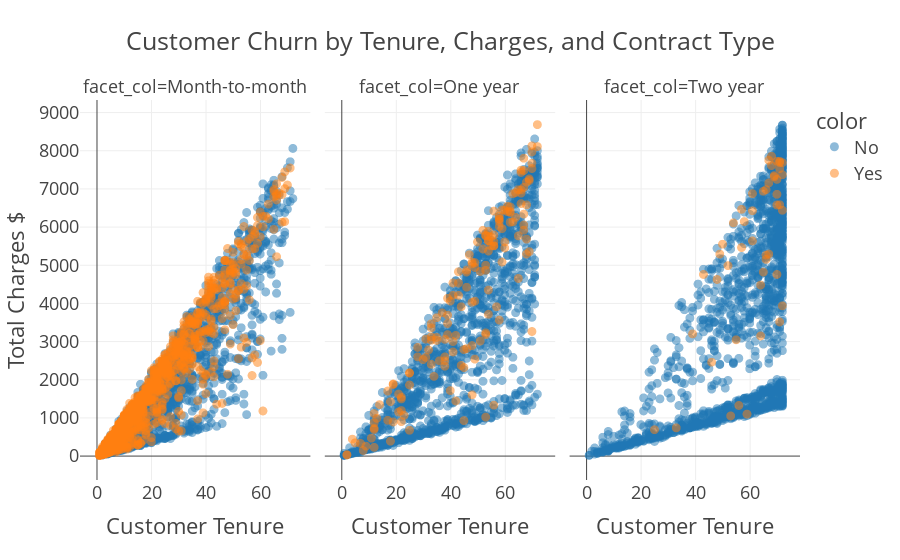

Notebook cell for this chart:
### Code cell
#These plots are total charges against tenure
#Most of the month to month contract customers tend to churn (more than one year/two year contracts)
#Also, as the tenure increases, so does the total charges.
#Its not a full correlation but the likelihood is high customer tenure have high charges.

import plotly.express as px

fig = px.scatter(x=data['tenure'], y=data['TotalCharges'], 
                 color = data['Churn'], template = 'presentation', 
                 opacity = 0.5, facet_col = data['Contract'], 
                 title = 'Customer Churn by Tenure, Charges, and Contract Type',
                 labels = {'x' : 'Customer Tenure', 'y' : 'Total Charges $'})
                
fig.show()

### Figure 1 — Plotly figure (JSON) as saved in the notebook; plotly's stock layout.template omitted (floating-point values rounded to 4 significant figures; data arrays with more than 128 entries replaced by an {"elided": "..."} marker saying what was removed)
{"data": [{"hovertemplate": "color=No<br>facet_col=Month-to-month<br>Customer Tenure=%{x}<br>Total Charges $=%{y}<extra></extra>", "legendgroup": "No", "marker": {"color": "#1F77B4", "opacity": 0.5, "symbol": "circle"}, "mode": "markers", "name": "No", "showlegend": true, "type": "scattergl", "x": {"elided": "2220 int values"}, "xaxis": "x", "y": {"elided": "2220 float values"}, "yaxis": "y"}, {"hovertemplate": "color=No<br>facet_col=One year<br>Customer Tenure=%{x}<br>Total Charges $=%{y}<extra></extra>", "legendgroup": "No", "marker": {"color": "#1F77B4", "opacity": 0.5, "symbol": "circle"}, "mode": "markers", "name": "No", "showlegend": false, "type": "scattergl", "x": {"elided": "1307 int values"}, "xaxis": "x2", "y": {"elided": "1307 float values"}, "yaxis": "y2"}, {"hovertemplate": "color=No<br>facet_col=Two year<br>Customer Tenure=%{x}<br>Total Charges $=%{y}<extra></extra>", "legendgroup": "No", "marker": {"color": "#1F77B4", "opacity": 0.5, "symbol": "circle"}, "mode": "markers", "name": "No", "showlegend": false, "type": "scattergl", "x": {"elided": "1647 int values"}, "xaxis": "x3", "y": {"elided": "1647 float values"}, "yaxis": "y3"}, {"hovertemplate": "color=Yes<br>facet_col=Month-to-month<br>Customer Tenure=%{x}<br>Total Charges $=%{y}<extra></extra>", "legendgroup": "Yes", "marker": {"color": "#FF7F0E", "opacity": 0.5, "symbol": "circle"}, "mode": "markers", "name": "Yes", "showlegend": true, "type": "scattergl", "x": {"elided": "1655 int values"}, "xaxis": "x", "y": {"elided": "1655 float values"}, "yaxis": "y"}, {"hovertemplate": "color=Yes<br>facet_col=One year<br>Customer Tenure=%{x}<br>Total Charges $=%{y}<extra></extra>", "legendgroup": "Yes", "marker": {"color": "#FF7F0E", "opacity": 0.5, "symbol": "circle"}, "mode": "markers", "name": "Yes", "showlegend": false, "type": "scattergl", "x": {"elided": "166 int values"}, "xaxis": "x2", "y": {"elided": "166 float values"}, "yaxis": "y2"}, {"hovertemplate": "color=Yes<br>facet_col=Two year<br>Customer Tenure=%{x}<br>Total Charges $=%{y}<extra></extra>", "legendgroup": "Yes", "marker": {"color": "#FF7F0E", "opacity": 0.5, "symbol": "circle"}, "mode": "markers", "name": "Yes", "showlegend": false, "type": "scattergl", "x": [68, 59, 43, 70, 71, 65, 57, 69, 57, 50, 71, 72, 72, 67, 66, 54, 61, 58, 25, 71, 56, 55, 72, 39, 67, 65, 66, 53, 66, 52, 49, 70, 61, 70, 68, 46, 33, 70, 67, 71, 71, 69, 72, 48, 64, 61, 64, 70], "xaxis": "x3", "y": [7612.0, 1100.0, 4760.0, 7250.0, 7532.0, 6938.0, 5465.0, 7318.0, 6465, 5551.0, 7691.0, 7373.0, 7690.0, 7156.0, 5155.0, 6110.0, 5638.0, 6145.0, 692.1, 3515.0, 1327.0, 3046.0, 6440.0, 3202.0, 5293.0, 4820.0, 5265.0, 1052.0, 6981.0, 4990.0, 5293.0, 4760.0, 6428.0, 6579.0, 7856, 2460.0, 740.3, 7724.0, 7752.0, 6585.0, 7724.0, 7349.0, 3937.0, 4628.0, 4481, 6876.0, 3148.0, 6860.0], "yaxis": "y3"}], "layout": {"annotations": [{"font": {}, "showarrow": false, "text": "facet_col=Month-to-month", "x": 0.16, "xanchor": "center", "xref": "paper", "y": 1, "yanchor": "bottom", "yref": "paper"}, {"font": {}, "showarrow": false, "text": "facet_col=One year", "x": 0.5, "xanchor": "center", "xref": "paper", "y": 1, "yanchor": "bottom", "yref": "paper"}, {"font": {}, "showarrow": false, "text": "facet_col=Two year", "x": 0.84, "xanchor": "center", "xref": "paper", "y": 1, "yanchor": "bottom", "yref": "paper"}], "legend": {"title": {"text": "color"}, "tracegroupgap": 0}, "title": {"text": "Customer Churn by Tenure, Charges, and Contract Type"}, "xaxis": {"anchor": "y", "domain": [0, 0.32], "title": {"text": "Customer Tenure"}}, "xaxis2": {"anchor": "y2", "domain": [0.34, 0.66], "matches": "x", "title": {"text": "Customer Tenure"}}, "xaxis3": {"anchor": "y3", "domain": [0.68, 1.0], "matches": "x", "title": {"text": "Customer Tenure"}}, "yaxis": {"anchor": "x", "domain": [0, 1], "title": {"text": "Total Charges $"}}, "yaxis2": {"anchor": "x2", "domain": [0, 1], "matches": "y", "showticklabels": false}, "yaxis3": {"anchor": "x3", "domain": [0, 1], "matches": "y", "showticklabels": false}}}
